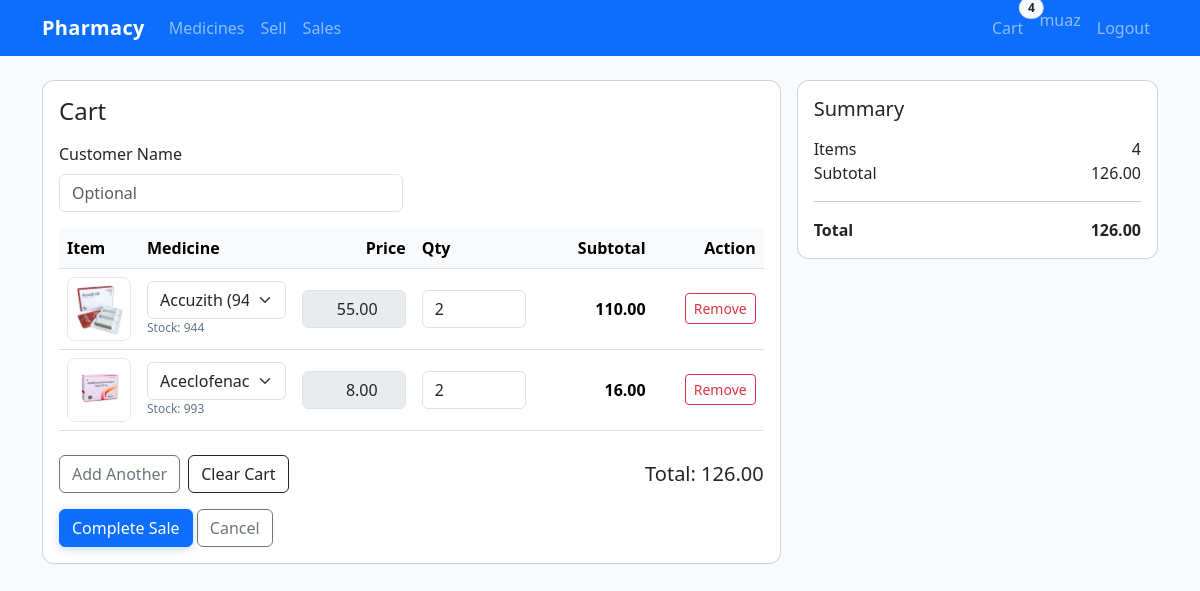
The app's page /sell/ (signed in) with its own data.
### inventory/models.py (models this page shows, shortened)
class Medicine(models.Model):
    name = models.CharField(max_length=255, unique=True)
    sku = models.CharField(max_length=64, blank=True, null=True)
    category = models.CharField(max_length=100, blank=True)
    generic_name = models.CharField(max_length=255, blank=True)
    weight = models.CharField(max_length=100, blank=True, help_text="e.g., 10 mg/ml")
    indications = models.TextField(blank=True)
    image = models.ImageField(upload_to='medicine_images/', blank=True, null=True)
    manufacturer = models.CharField(max_length=255, blank=True)
    batch_number = models.CharField(max_length=100, blank=True)
    expiry_date = models.DateField(null=True, blank=True)
    quantity_in_stock = models.PositiveIntegerField(default=0)
    unit_price = models.DecimalField(max_digits=10, decimal_places=2)
    created_at = models.DateTimeField(auto_now_add=True)
    updated_at = models.DateTimeField(auto_now=True)
    class Meta:
        ordering = ['name']

### inventory/views.py (the view, shortened to what this page needs)
# urls.py: path('sell/', views.sell_view, name='sell'),
@login_required
@user_passes_test(staff_required)
def sell_view(request: HttpRequest) -> HttpResponse:
    medicines = Medicine.objects.all()
    cart_qs = CartItem.objects.filter(user=request.user).select_related('medicine')
    session_cart = {str(ci.medicine_id): ci.quantity for ci in cart_qs}
    cart_items = [(ci.medicine, ci.quantity) for ci in cart_qs]
    return render(request, 'inventory/sell.html', {"medicines": medicines, "session_cart": session_cart, "cart_items": cart_items})

### inventory/context_processors.py (called while the page is built)
def cart_info(request) -> Dict[str, Any]:
    if request.user.is_authenticated:
        items = CartItem.objects.filter(user=request.user).select_related('medicine')
        cart_map = {str(ci.medicine_id): ci.quantity for ci in items}
        count = sum(ci.quantity for ci in items)
    else:
        cart_map = {}
        count = 0
    return {
        'cart_count': count,
        'session_cart': cart_map,
    }

### inventory/views.py (called while the page is built)
def staff_required(user):
    return user.is_authenticated and user.is_staff

### inventory/templates/inventory/sell.html (shortened to what this page needs)
{% extends 'base.html' %}
{% block content %}
<div class="row g-3">
  <div class="col-lg-8">
    <div class="card">
      <div class="card-body">
        <div class="d-flex justify-content-between align-items-center mb-3 flex-wrap gap-2">
          <h4 class="mb-0">Cart</h4>
        </div>
        <form method="post" id="sell-form" enctype="multipart/form-data">
          <div class="row g-3 align-items-end mb-3">
            <div class="col-md-6">
              <label class="form-label">Customer Name</label>
              <input class="form-control" name="customer_name" placeholder="Optional">
            </div>
          </div>
          <div class="table-responsive">
            <table class="table cart-table align-middle" id="items">
              <thead>
                <tr>
                  <th style="width:80px;">Item</th>
                  <th>Medicine</th>
                  <th style="width:120px;" class="text-end">Price</th>
                  <th style="width:120px;">Qty</th>
                  <th style="width:120px;" class="text-end">Subtotal</th>
                  <th style="width:110px;" class="text-end">Action</th>
                </tr>
              </thead>
              <tbody>
              {% if cart_items %}
                {% for med,qty in cart_items %}
                <tr class="item-row">
                  <td>
                    <img class="cart-thumb" src="{% if med.image %}{{ med.image.url }}{% else %}https://via.placeholder.com/128.png?text=Medicine{% endif %}" alt="thumb">
                  </td>
                  <td>
                    <select class="form-select" name="item-{{ forloop.counter0 }}-medicine" required>
                      {% for m in medicines %}
                        <option value="{{ m.id }}" data-price="{{ m.unit_price }}" data-img="{% if m.image %}{{ m.image.url }}{% endif %}" data-stock="{{ m.quantity_in_stock }}" {% if m.id == med.id %}selected{% endif %}>{{ m.name }} ({{ m.quantity_in_stock }} in stock)</option>
                      {% endfor %}
                    </select>
                    <div class="stock-note">Stock: <span class="stock-val">{{ med.quantity_in_stock }}</span></div>
                  </td>
                  <td class="text-end">
                    <input type="number" step="0.01" min="0" class="form-control text-end price" value="{{ med.unit_price }}" disabled>
                  </td>
                  <td>
                    <input type="number" min="1" class="form-control qty" name="item-{{ forloop.counter0 }}-qty" value="{{ qty }}" required>
                  </td>
                  <td class="cart-subtotal fw-semibold">0.00</td>
                  <td class="text-end cart-actions">
                    <button class="btn btn-outline-danger btn-sm remove-row" type="button">Remove</button>
                  </td>
                </tr>
                {% endfor %}
              {% endif %}
              </tbody>
            </table>
          </div>
          <div class="d-flex justify-content-between align-items-center mt-2 flex-wrap gap-2">
            <div class="d-flex gap-2">
              <button class="btn btn-outline-secondary" id="add-row" type="button">Add Another</button>
              <button class="btn btn-outline-dark" id="clear-cart" type="button">Clear Cart</button>
            </div>
            <div class="h5 mb-0">Total: <span id="grand-total">0.00</span></div>
          </div>
          <div class="mt-3">
            <button class="btn btn-primary" id="complete-sale" type="submit">Complete Sale</button>
            <a class="btn btn-outline-secondary" href="{% url 'medicine_list' %}">Cancel</a>
          </div>
        </form>
      </div>
    </div>
  </div>
  <div class="col-lg-4">
    <div class="card cart-summary">
      <div class="card-body">
        <h5 class="mb-3">Summary</h5>
        <div class="d-flex justify-content-between">
          <span>Items</span>
          <span id="summary-items">1</span>
        </div>
        <div class="d-flex justify-content-between">
          <span>Subtotal</span>
          <span id="summary-subtotal">0.00</span>
        </div>
        <hr>
        <div class="d-flex justify-content-between fw-bold">
          <span>Total</span>
          <span id="summary-total">0.00</span>
        </div>
      </div>
    </div>
  </div>
</div>
{% endblock %}

### templates/base.html (shortened to what this page needs)
{% load static %}
<!doctype html>
<html lang="en">
  <head>
    <link href="https://cdn.jsdelivr.net/npm/bootstrap@5.3.3/dist/css/bootstrap.min.css" rel="stylesheet">
  </head>
  <body>
    <nav class="navbar navbar-expand-lg navbar-dark bg-primary">
      <div class="container">
        <a class="navbar-brand" href="{% url 'medicine_list' %}">Pharmacy</a>
        <div class="collapse navbar-collapse" id="nav">
          <ul class="navbar-nav me-auto mb-2 mb-lg-0">
            <li class="nav-item"><a class="nav-link" href="{% url 'medicine_list' %}">Medicines</a></li>
            <li class="nav-item"><a class="nav-link" href="{% url 'sell' %}">Sell</a></li>
            <li class="nav-item"><a class="nav-link" href="{% url 'sales_history' %}">Sales</a></li>
          </ul>
          <ul class="navbar-nav">
            {% if request.user.is_authenticated %}
              <li class="nav-item me-2">
                <a class="nav-link position-relative" href="{% url 'cart' %}">
                  Cart
                  <span class="position-absolute top-0 start-100 translate-middle badge rounded-pill bg-light text-dark border" style="font-weight:600;">
                    {{ cart_count|default:0 }}
                  </span>
                </a>
              </li>
              <li class="nav-item"><span class="navbar-text me-2">{{ request.user.username }}</span></li>
              <li class="nav-item">
                <form method="post" action="{% url 'logout' %}" class="d-inline">
                  <button type="submit" class="nav-link border-0 bg-transparent">Logout</button>
                </form>
              </li>
            {% else %}
              <li class="nav-item"><a class="nav-link" href="{% url 'login' %}">Login</a></li>
            {% endif %}
          </ul>
        </div>
      </div>
    </nav>
    <main class="py-4">
      <div class="container">
        {% block content %}{% endblock %}
      </div>
    </main>
  </body>
  </html>

### templates/base.html (style rules this page uses)
body { background-color: #f8fafc; }
.navbar-brand { font-weight: 700; letter-spacing: .3px; }
.card { border-radius: .75rem; }
.table thead th { background: #f1f5f9; }
:root { --ph-primary:#0d6efd; --ph-muted:#64748b; }
.card { transition: box-shadow .2s ease, transform .12s ease; }
.form-control, .form-select { transition: border-color .15s ease, box-shadow .15s ease; }
.btn { transition: transform .08s ease, box-shadow .15s ease; }
.btn-primary { box-shadow: 0 2px 8px rgba(13,110,253,.25); }
.badge { font-weight: 600; }
.nav-link { position: relative; }
.nav-link::after { content:""; position:absolute; left:.75rem; right:.75rem; bottom:.35rem; height:2px; background:transparent; transition:background .2s ease; }

### inventory/templates/inventory/sell.html (style rules this page uses)
.cart-table thead th { background: #f8fafc; }
.cart-thumb { width: 64px; height: 64px; object-fit: cover; border-radius: 8px; border:1px solid #e2e8f0; background:#fff; }
.cart-summary { position: sticky; top: 12px; }
.stock-note { font-size: 12px; color:#64748b; }
.cart-subtotal { min-width: 90px; text-align: right; }
.cart-actions { white-space: nowrap; }

### records on screen
Medicine: image (picture), quantity_in_stock "944", unit_price "55.00", item-0-qty "2"
Medicine: image (picture), quantity_in_stock "993", unit_price "8.00", qty "2"

### other values on screen
{{ cart_count|default:0 }} "4"
{{ request.user.username }} "muaz"
form field item-0-medicine "Accuzith (944 in stock)"
form field value "Aceclofenac SR (993 in stock)"
